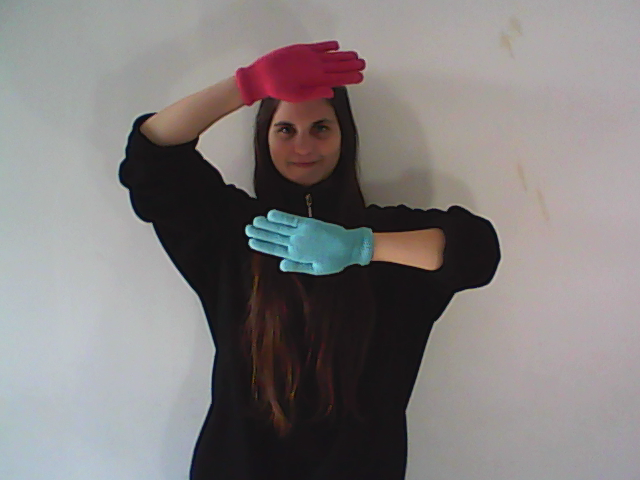
#> input picture lsa16_raw/10_10_3.png, 640 x 480 px
$ python -i preprocessing.py   (imports and definitions only)
#> lines starting #> are read from the running program, lines starting #| are printed output that depends on the picture; after the words box and inside, x2 and y2 are one past the last pixel; in counts of white or black regions, pixels touching at a corner belong together
"""Canonical alignment del paper Quiroga et al. (Sec 2.2 del paper LSA16 2016).

Pipeline:
1. Binary mask (cualquier pixel no negro = mano).
2. Componente conectado más grande para limpiar ruido.
3. PCA sobre los píxeles de la mano → eje principal.
4. Rotar la imagen para alinear el eje principal con la vertical.
5. Detectar inversión 180° contando cruces horizontales: el lado con más cruces
   son los dedos (separados → muchas transiciones background/mano).
6. Crop al bbox de la mano + resize a 128x128 manteniendo aspect ratio (padding negro).
"""
from __future__ import annotations

import numpy as np
import cv2


def _largest_connected_component(mask: np.ndarray) -> np.ndarray:
    """Devuelve una máscara con solo la componente conectada de mayor área."""
    num_labels, labels, stats, _ = cv2.connectedComponentsWithStats(mask, connectivity=8)
    if num_labels <= 1:
        return mask
    # stats[0] es el background, ignoramos
    largest_idx = 1 + int(np.argmax(stats[1:, cv2.CC_STAT_AREA]))
    return (labels == largest_idx).astype(np.uint8) * 255


def _principal_axis_angle_deg(mask: np.ndarray) -> float:
    """Ángulo del eje principal de la mano respecto al eje X (en grados)."""
    ys, xs = np.where(mask > 0)
    pts = np.column_stack([xs.astype(np.float32), ys.astype(np.float32)])
    centered = pts - pts.mean(axis=0)
    cov = np.cov(centered.T)
    eigvals, eigvecs = np.linalg.eigh(cov)
    principal = eigvecs[:, -1]  # eigenvector con mayor eigenvalue
    return float(np.degrees(np.arctan2(principal[1], principal[0])))


def _count_crossings(mask_strip: np.ndarray) -> int:
    """Cuenta transiciones background↔mano a lo largo de filas horizontales."""
    binary = (mask_strip > 0).astype(np.int32)
    diff = np.abs(np.diff(binary, axis=1))
    return int(diff.sum())

def _fingers_at_bottom(mask: np.ndarray) -> bool:
    """True si los dedos están en la mitad inferior de la mano.

    Heurística Combinada:
    1. Transiciones: Dedos separados generan más cruces horizontales. (Falla en 1 solo dedo).
    2. Centro de Masa: La palma tiene más concentración de píxeles. (Falla en dedos en gancho).
    Solo rotamos la imagen 180 grados si AMBAS heurísticas coinciden en que
    los dedos están apuntando hacia abajo, logrando robustez en todas las clases.
    """
    ys, _ = np.where(mask > 0)
    if len(ys) == 0:
        return False

    y_min, y_max = ys.min(), ys.max()
    y_mid = (y_min + y_max) // 2

    # 1. Heurística del Centro de Masa
    y_mid_box = (y_min + y_max) / 2.0
    y_com = ys.mean()
    com_flips = y_com < y_mid_box

    # 2. Heurística de Transiciones (Paper Original)
    upper_crossings = _count_crossings(mask[y_min:y_mid])
    lower_crossings = _count_crossings(mask[y_mid:y_max + 1])
    cross_flips = lower_crossings > upper_crossings

    return com_flips and cross_flips


def _aspect_preserving_resize(img: np.ndarray, target_size: int) -> np.ndarray:
    """Resize manteniendo aspect ratio + padding negro hasta target_size × target_size."""
    h, w = img.shape[:2]
    if h >= w:
        new_h = target_size
        new_w = max(1, int(round(w * target_size / h)))
    else:
        new_w = target_size
        new_h = max(1, int(round(h * target_size / w)))
    resized = cv2.resize(img, (new_w, new_h), interpolation=cv2.INTER_AREA)
    canvas = np.zeros((target_size, target_size, img.shape[2] if img.ndim == 3 else 1),
                      dtype=img.dtype)
    if img.ndim == 2:
        canvas = canvas[..., 0]
    pad_y = (target_size - new_h) // 2
    pad_x = (target_size - new_w) // 2
    canvas[pad_y:pad_y + new_h, pad_x:pad_x + new_w] = resized
    return canvas


def canonical_align(image: np.ndarray, target_size: int = 128, mask_threshold: int = 10) -> np.ndarray:
    """Aplica el pipeline de alineamiento canónico al segmented RGB image.

    Args:
        image: ndarray RGB (uint8) — imagen segmentada (mano sobre fondo negro).
        target_size: tamaño final del lado mayor.
        mask_threshold: pixeles con intensidad > este valor cuentan como mano.

    Returns:
        ndarray RGB (uint8) de target_size × target_size, mano vertical y centrada.
    """
    if image.ndim != 3 or image.shape[2] != 3:
        raise ValueError(f"Expected RGB image, got shape {image.shape}")

    # 1. Máscara binaria
    gray = cv2.cvtColor(image, cv2.COLOR_RGB2GRAY)
    _, mask = cv2.threshold(gray, mask_threshold, 255, cv2.THRESH_BINARY)

    # 2. Componente conectado más grande
    mask = _largest_connected_component(mask)
    if mask.sum() == 0:
        return _aspect_preserving_resize(image, target_size)

    # 3-4. PCA y rotación
    angle = _principal_axis_angle_deg(mask)
    # Queremos el eje principal vertical → angle final 90° (o -90°). Rotamos por (angle - 90)
    # con cv2.getRotationMatrix2D, ángulo positivo = sentido antihorario.
    rotation_deg = angle - 90.0
    h, w = image.shape[:2]
    center = (w / 2.0, h / 2.0)
    M = cv2.getRotationMatrix2D(center, rotation_deg, scale=1.0)
    rotated = cv2.warpAffine(image, M, (w, h), borderValue=(0, 0, 0))
    rotated_mask = cv2.warpAffine(mask, M, (w, h), borderValue=0)

    # 5. Corrección 180° si los dedos quedaron abajo
    if _fingers_at_bottom(rotated_mask):
        rotated = cv2.rotate(rotated, cv2.ROTATE_180)
        rotated_mask = cv2.rotate(rotated_mask, cv2.ROTATE_180)

    # 6. Crop al bbox + resize manteniendo aspect ratio
    ys, xs = np.where(rotated_mask > 0)
    if len(ys) == 0:
        return _aspect_preserving_resize(rotated, target_size)
    y0, y1 = int(ys.min()), int(ys.max())
    x0, x1 = int(xs.min()), int(xs.max())
    cropped = rotated[y0:y1 + 1, x0:x1 + 1]
    return _aspect_preserving_resize(cropped, target_size)

>>> import cv2
>>> picture = cv2.cvtColor(cv2.imread('../lsa16_raw/10_10_3.png'), cv2.COLOR_BGR2RGB)
>>> result = canonical_align(picture)
#> in canonical_align, `gray = cv2.cvtColor(image, cv2.COLOR_RGB2GRAY)`:
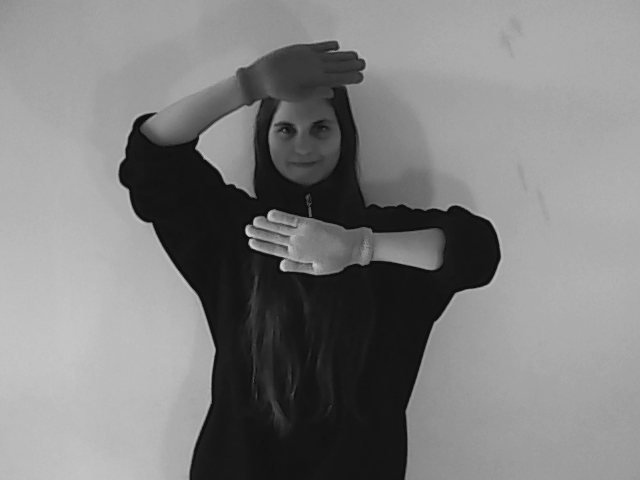
#> gray: shape (480, 640); min 16, max 214, mean 127.2
#> in canonical_align, `_, mask = cv2.threshold(gray, mask_threshold, 255, cv2.THRESH_BINARY)`: mask: shape (480, 640); every value is 255
#> in _largest_connected_component, `num_labels, labels, stats, _ = cv2.connectedComponentsWithStats(mask, ..`: labels: shape (480, 640) int32; every value is 1
#> in _largest_connected_component, `num_labels, labels, stats, _ = cv2.connectedComponentsWithStats(mask, ..`: num_labels = 2; stats = [[-1, 2147483647, 0, 0, 0], [0, 0, 640, 480, 307200]]
#> in _largest_connected_component, `largest_idx = 1 + int(np.argmax(stats[1:, cv2.CC_STAT_AREA]))`: largest_idx = 1
#> in _principal_axis_angle_deg, `pts = np.column_stack([xs.astype(np.float32), ys.astype(np.float32)])`: pts = 307200 pairs, first value 0 to 639, second value 0 to 479
#> in _principal_axis_angle_deg, `centered = pts - pts.mean(axis=0)`: centered = 307200 pairs, first value -319.1 to 319.9, second value -239.5 to 239.5
#> in _principal_axis_angle_deg, `cov = np.cov(centered.T)`: cov = [[34133.4, 0], [0, 19200]]
#> in _principal_axis_angle_deg, `eigvals, eigvecs = np.linalg.eigh(cov)`: eigvals = [19200, 34133.4]; eigvecs = [[0, 1], [1, 0]]
#> in _principal_axis_angle_deg, `principal = eigvecs[:, -1]`: principal = [1, 0]
#> in canonical_align, `angle = _principal_axis_angle_deg(mask)`: angle = 0
#> in canonical_align, `rotation_deg = angle - 90.0`: rotation_deg = -90
#> in canonical_align, `M = cv2.getRotationMatrix2D(center, rotation_deg, scale=1.0)`: M = [[6.12e-17, -1, 560], [1, 6.12e-17, -80]]
#> in canonical_align, `rotated = cv2.warpAffine(image, M, (w, h), borderValue=(0, 0, 0))`:
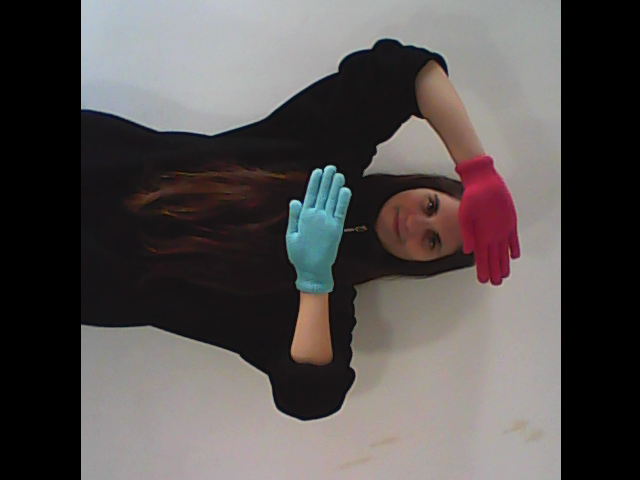
#> rotated: shape (480, 640, 3); mean R, G, B 87, 82.5, 81.7
#> in canonical_align, `rotated_mask = cv2.warpAffine(mask, M, (w, h), borderValue=0)`:
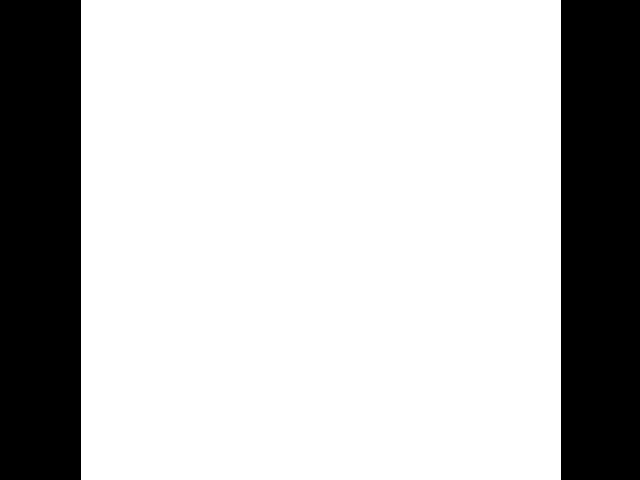
#> rotated_mask: shape (480, 640); 75% white; 2 black regions, box (x1, y1, x2, y2) and area: (0, 0, 81, 480) 38880, (561, 0, 640, 480) 37920
#> in _fingers_at_bottom, `y_min, y_max = ys.min(), ys.max()`: y_min = 0; y_max = 479
#> in _fingers_at_bottom, `y_mid = (y_min + y_max) // 2`: y_mid = 239
#> in _fingers_at_bottom, `y_mid_box = (y_min + y_max) / 2.0`: y_mid_box = 239.5
#> in _fingers_at_bottom, `com_flips = y_com < y_mid_box`: com_flips = False
#> in _count_crossings, `binary = (mask_strip > 0).astype(np.int32)`:
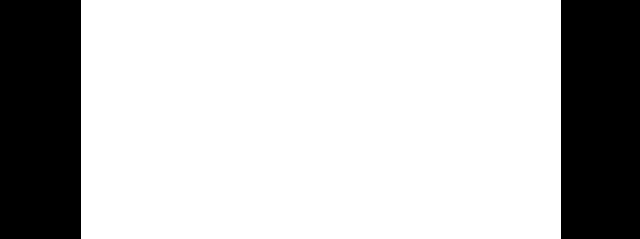
#> binary: shape (239, 640) int32; values 0 (black) and 1 (white), 75% white; 2 black regions, box (x1, y1, x2, y2) and area: (0, 0, 81, 239) 19359, (561, 0, 640, 239) 18881
#> in _count_crossings, `diff = np.abs(np.diff(binary, axis=1))`:
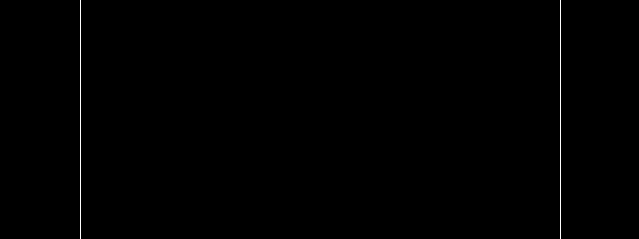
#> diff: shape (239, 639) int32; values 0 (black) and 1 (white), 0.31% white in thin lines or dots, all inside (x1, y1, x2, y2) = (80, 0, 561, 239)
#> in _fingers_at_bottom, `upper_crossings = _count_crossings(mask[y_min:y_mid])`: upper_crossings = 478
#> in _count_crossings (call 2), `binary = (mask_strip > 0).astype(np.int32)`: binary: shape (241, 640) int32; values 0 (black) and 1 (white), 75% white; 2 black regions, box (x1, y1, x2, y2) and area: (0, 0, 81, 241) 19521, (561, 0, 640, 241) 19039
#> in _count_crossings (call 2), `diff = np.abs(np.diff(binary, axis=1))`: diff: shape (241, 639) int32; values 0 (black) and 1 (white), 0.31% white in thin lines or dots, all inside (x1, y1, x2, y2) = (80, 0, 561, 241)
#> in _fingers_at_bottom, `lower_crossings = _count_crossings(mask[y_mid:y_max + 1])`: lower_crossings = 482
#> in _fingers_at_bottom, `cross_flips = lower_crossings > upper_crossings`: cross_flips = True
#> in canonical_align, `y0, y1 = int(ys.min()), int(ys.max())`: y0 = 0; y1 = 479
#> in canonical_align, `x0, x1 = int(xs.min()), int(xs.max())`: x0 = 81; x1 = 560
#> in canonical_align, `cropped = rotated[y0:y1 + 1, x0:x1 + 1]`:
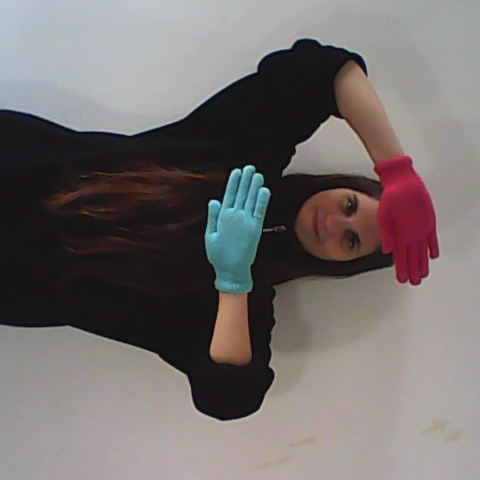
#> cropped: shape (480, 480, 3); mean R, G, B 116.1, 110, 109
#> in _aspect_preserving_resize, `resized = cv2.resize(img, (new_w, new_h), interpolation=cv2.INTER_AREA)`:
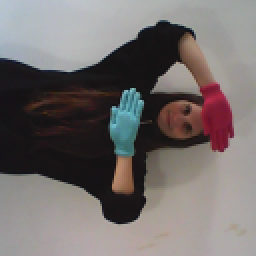
#> resized: shape (128, 128, 3) (shown 2 times larger); mean R, G, B 116.1, 110, 109

$ run again, on lsa16_raw/10_3_2.png
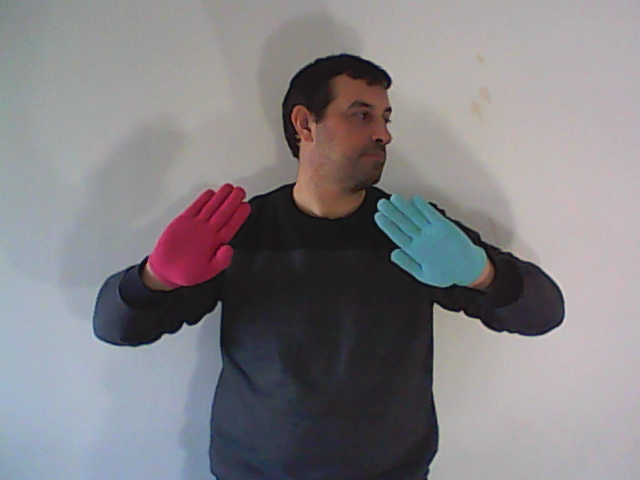
#> input picture lsa16_raw/10_3_2.png, 640 x 480 px
#> mask: shape (480, 640); every value is 255
#> labels: shape (480, 640) int32; every value is 1
#> num_labels = 2; stats = [[-1, 2147483647, 0, 0, 0], [0, 0, 640, 480, 307200]]
#> largest_idx = 1
#> pts = 307200 pairs, first value 0 to 639, second value 0 to 479
#> centered = 307200 pairs, first value -319.1 to 319.9, second value -239.5 to 239.5
#> cov = [[34133.4, 0], [0, 19200]]
#> eigvals = [19200, 34133.4]; eigvecs = [[0, 1], [1, 0]]
#> principal = [1, 0]
#> angle = 0
#> rotation_deg = -90
#> M = [[6.12e-17, -1, 560], [1, 6.12e-17, -80]]
#> in canonical_align, `rotated = cv2.warpAffine(image, M, (w, h), borderValue=(0, 0, 0))`:
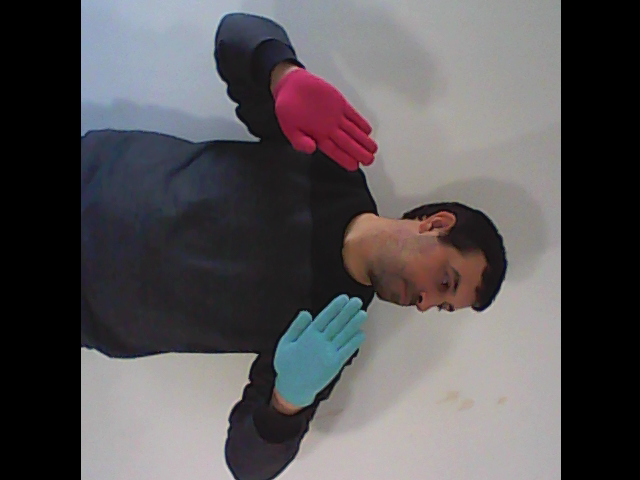
#> rotated: shape (480, 640, 3); mean R, G, B 88.6, 85.6, 87.9
#> rotated_mask: shape (480, 640); 75% white; 2 black regions, box (x1, y1, x2, y2) and area: (0, 0, 81, 480) 38880, (561, 0, 640, 480) 37920
#> y_min = 0; y_max = 479
#> y_mid = 239
#> y_mid_box = 239.5
#> com_flips = False
#> binary: shape (239, 640) int32; values 0 (black) and 1 (white), 75% white; 2 black regions, box (x1, y1, x2, y2) and area: (0, 0, 81, 239) 19359, (561, 0, 640, 239) 18881
#> diff: shape (239, 639) int32; values 0 (black) and 1 (white), 0.31% white in thin lines or dots, all inside (x1, y1, x2, y2) = (80, 0, 561, 239)
#> upper_crossings = 478
#> binary: shape (241, 640) int32; values 0 (black) and 1 (white), 75% white; 2 black regions, box (x1, y1, x2, y2) and area: (0, 0, 81, 241) 19521, (561, 0, 640, 241) 19039
#> diff: shape (241, 639) int32; values 0 (black) and 1 (white), 0.31% white in thin lines or dots, all inside (x1, y1, x2, y2) = (80, 0, 561, 241)
#> lower_crossings = 482
#> cross_flips = True
#> y0 = 0; y1 = 479
#> x0 = 81; x1 = 560
#> in _aspect_preserving_resize, `resized = cv2.resize(img, (new_w, new_h), interpolation=cv2.INTER_AREA)`:
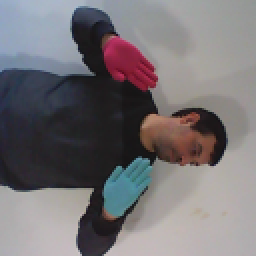
#> resized: shape (128, 128, 3) (shown 2 times larger); mean R, G, B 118.1, 114.1, 117.2

$ run again, on lsa16_raw/10_8_1.png
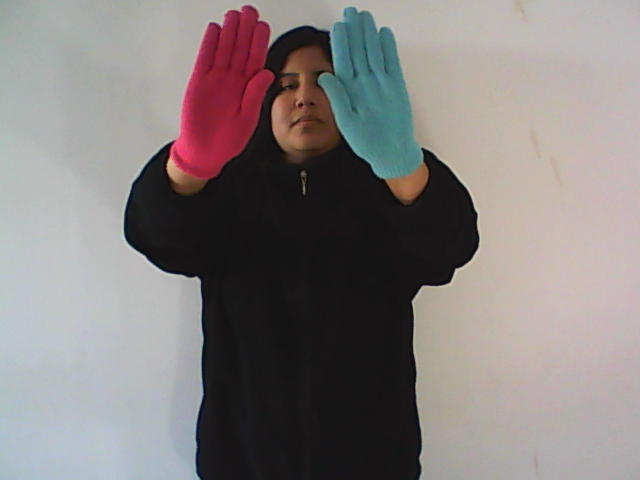
#> input picture lsa16_raw/10_8_1.png, 640 x 480 px
#> mask: shape (480, 640); every value is 255
#> labels: shape (480, 640) int32; every value is 1
#> num_labels = 2; stats = [[-1, 2147483647, 0, 0, 0], [0, 0, 640, 480, 307200]]
#> largest_idx = 1
#> pts = 307200 pairs, first value 0 to 639, second value 0 to 479
#> centered = 307200 pairs, first value -319.1 to 319.9, second value -239.5 to 239.5
#> cov = [[34133.4, 0], [0, 19200]]
#> eigvals = [19200, 34133.4]; eigvecs = [[0, 1], [1, 0]]
#> principal = [1, 0]
#> angle = 0
#> rotation_deg = -90
#> M = [[6.12e-17, -1, 560], [1, 6.12e-17, -80]]
#> in canonical_align, `rotated = cv2.warpAffine(image, M, (w, h), borderValue=(0, 0, 0))`:
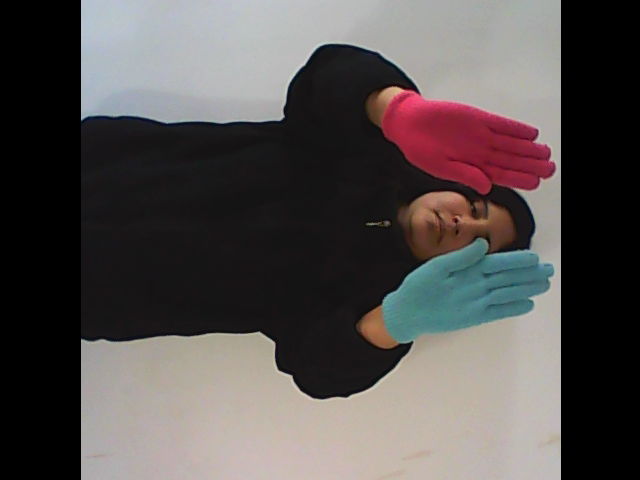
#> rotated: shape (480, 640, 3); mean R, G, B 86.3, 81.1, 80
#> rotated_mask: shape (480, 640); 75% white; 2 black regions, box (x1, y1, x2, y2) and area: (0, 0, 81, 480) 38880, (561, 0, 640, 480) 37920
#> y_min = 0; y_max = 479
#> y_mid = 239
#> y_mid_box = 239.5
#> com_flips = False
#> binary: shape (239, 640) int32; values 0 (black) and 1 (white), 75% white; 2 black regions, box (x1, y1, x2, y2) and area: (0, 0, 81, 239) 19359, (561, 0, 640, 239) 18881
#> diff: shape (239, 639) int32; values 0 (black) and 1 (white), 0.31% white in thin lines or dots, all inside (x1, y1, x2, y2) = (80, 0, 561, 239)
#> upper_crossings = 478
#> binary: shape (241, 640) int32; values 0 (black) and 1 (white), 75% white; 2 black regions, box (x1, y1, x2, y2) and area: (0, 0, 81, 241) 19521, (561, 0, 640, 241) 19039
#> diff: shape (241, 639) int32; values 0 (black) and 1 (white), 0.31% white in thin lines or dots, all inside (x1, y1, x2, y2) = (80, 0, 561, 241)
#> lower_crossings = 482
#> cross_flips = True
#> y0 = 0; y1 = 479
#> x0 = 81; x1 = 560
#> in _aspect_preserving_resize, `resized = cv2.resize(img, (new_w, new_h), interpolation=cv2.INTER_AREA)`:
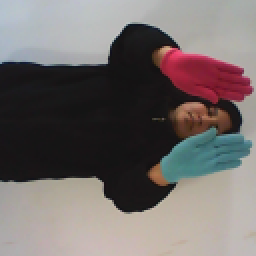
#> resized: shape (128, 128, 3) (shown 2 times larger); mean R, G, B 115, 108.1, 106.7

$ run again, on lsa16_raw/11_1_3.png
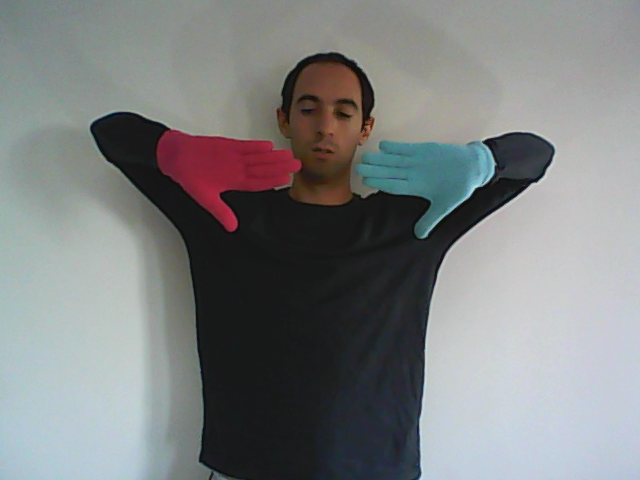
#> input picture lsa16_raw/11_1_3.png, 640 x 480 px
#> mask: shape (480, 640); every value is 255
#> labels: shape (480, 640) int32; every value is 1
#> num_labels = 2; stats = [[-1, 2147483647, 0, 0, 0], [0, 0, 640, 480, 307200]]
#> largest_idx = 1
#> pts = 307200 pairs, first value 0 to 639, second value 0 to 479
#> centered = 307200 pairs, first value -319.1 to 319.9, second value -239.5 to 239.5
#> cov = [[34133.4, 0], [0, 19200]]
#> eigvals = [19200, 34133.4]; eigvecs = [[0, 1], [1, 0]]
#> principal = [1, 0]
#> angle = 0
#> rotation_deg = -90
#> M = [[6.12e-17, -1, 560], [1, 6.12e-17, -80]]
#> rotated_mask: shape (480, 640); 75% white; 2 black regions, box (x1, y1, x2, y2) and area: (0, 0, 81, 480) 38880, (561, 0, 640, 480) 37920
#> y_min = 0; y_max = 479
#> y_mid = 239
#> y_mid_box = 239.5
#> com_flips = False
#> binary: shape (239, 640) int32; values 0 (black) and 1 (white), 75% white; 2 black regions, box (x1, y1, x2, y2) and area: (0, 0, 81, 239) 19359, (561, 0, 640, 239) 18881
#> diff: shape (239, 639) int32; values 0 (black) and 1 (white), 0.31% white in thin lines or dots, all inside (x1, y1, x2, y2) = (80, 0, 561, 239)
#> upper_crossings = 478
#> binary: shape (241, 640) int32; values 0 (black) and 1 (white), 75% white; 2 black regions, box (x1, y1, x2, y2) and area: (0, 0, 81, 241) 19521, (561, 0, 640, 241) 19039
#> diff: shape (241, 639) int32; values 0 (black) and 1 (white), 0.31% white in thin lines or dots, all inside (x1, y1, x2, y2) = (80, 0, 561, 241)
#> lower_crossings = 482
#> cross_flips = True
#> y0 = 0; y1 = 479
#> x0 = 81; x1 = 560
#> in _aspect_preserving_resize, `resized = cv2.resize(img, (new_w, new_h), interpolation=cv2.INTER_AREA)`:
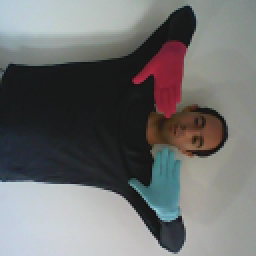
#> resized: shape (128, 128, 3) (shown 2 times larger); mean R, G, B 111.2, 111.8, 111.4
